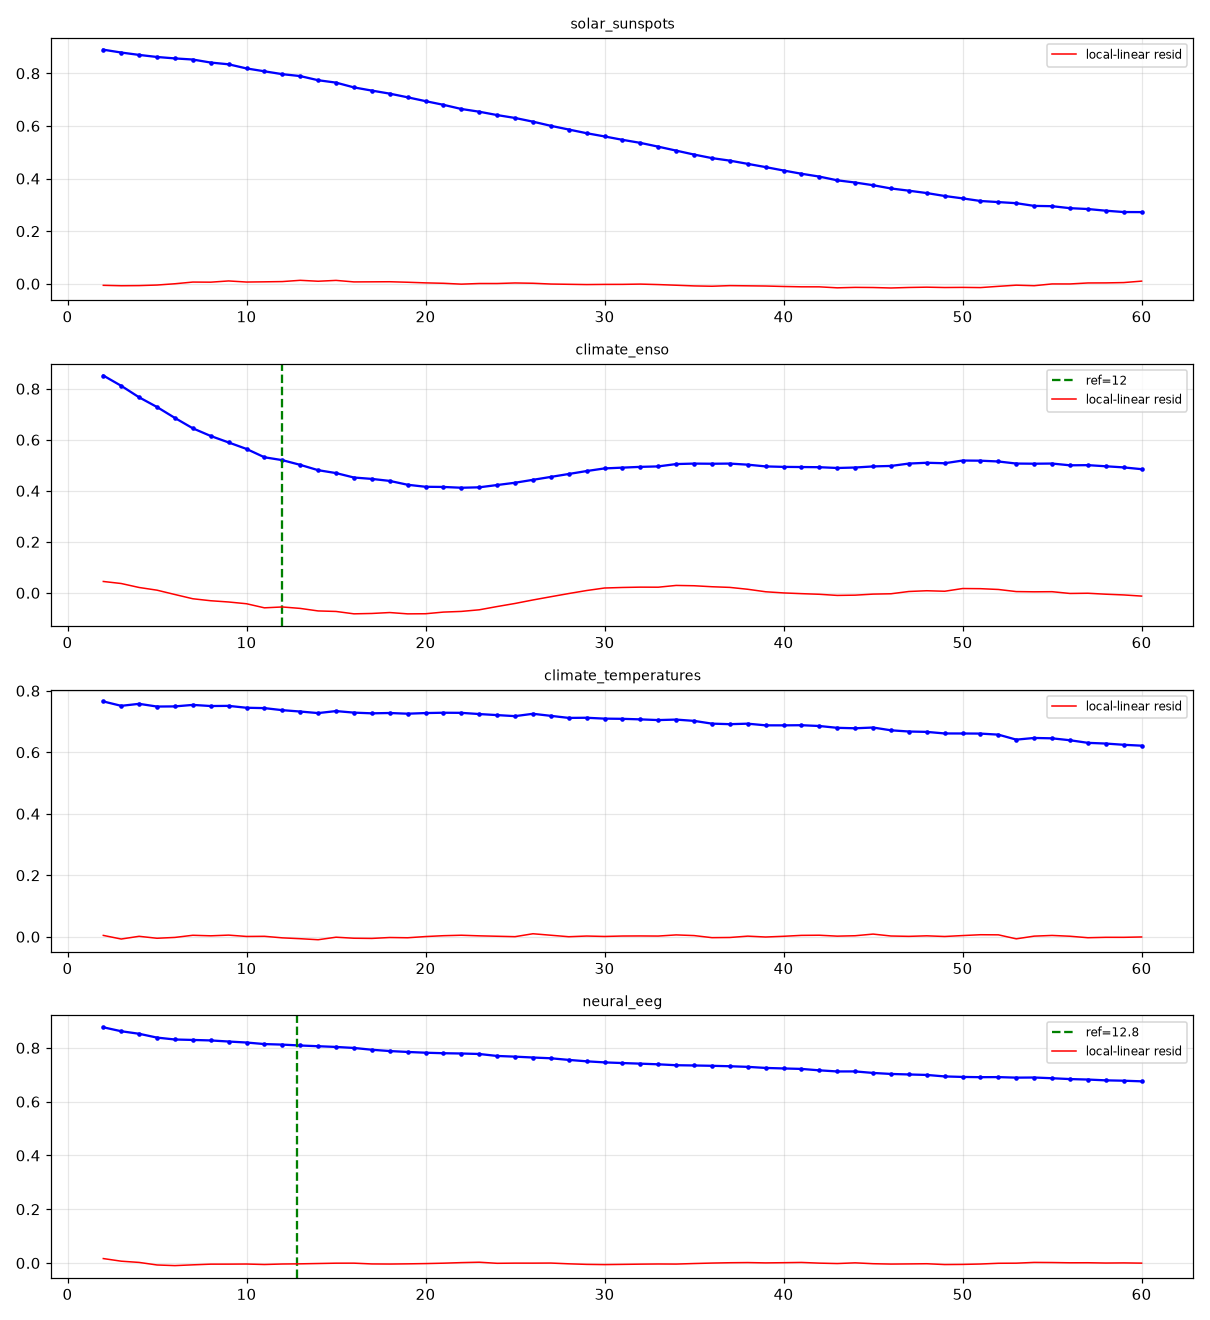

The Python source for this figure:
import numpy as np, matplotlib
matplotlib.use("Agg"); import matplotlib.pyplot as plt
from colony_lib.datasets import load_dataset

REF={"solar_sunspots":132,"climate_enso":12,"climate_temperatures":365,"neural_eeg":12.8}

def binar(s): 
    s=np.asarray(s,float); return (s>np.median(s)).astype(np.int8)

def mp(x,ms): return np.array([np.mean(x[:-m]==x[m:]) for m in ms])

print(f"{'dataset':22s} {'n':>7s} {'M_p(2)':>7s} {'M_p(11)':>7s} {'M_p(12)':>7s} {'M_p(13)':>7s} {'local-dip':>9s}")
fig,axes=plt.subplots(4,1,figsize=(11,12))
for ax,(name,ref) in zip(axes,REF.items()):
    ds=load_dataset(name); sig=np.asarray(ds.primary_signal,float)
    x=binar(sig); n=len(x)
    ms=list(range(2,61)); y=mp(x,ms)
    # local contrast at true period: y(P) vs mean of y(P-3..P-1),y(P+1..P+3)
    if ref==12.8: P=13
    else: P=int(ref) if ref<=60 else None
    row=[name, n]
    if P:
        i12=ms.index(P); i11=ms.index(P-1); i13=ms.index(P+1)
        base=np.mean([y[i11],y[i13]])
        dip=y[i12]-base
        print(f"{name:22s} {n:7d} {y[ms.index(2)]:7.3f} {y[ms.index(11)]:7.3f} {y[i12]:7.3f} {y[i13]:7.3f} {dip:+9.4f}")
    else:
        print(f"{name:22s} {n:7d} {y[ms.index(2)]:7.3f} {y[ms.index(11)]:7.3f} {'--':>7s} {y[ms.index(13)]:7.3f}")
    ax.plot(ms,y,'b.-',ms=4)
    if ref<=60: ax.axvline(ref,color='g',ls='--',lw=1.5,label=f'ref={ref}')
    # detrend: local linear over +-15
    z=np.zeros(len(y))
    for i in range(len(y)):
        lo,hi=max(0,i-15),min(len(y),i+16)
        c=np.polyfit(ms[lo:hi],y[lo:hi],1); z[i]=y[i]-np.polyval(c,ms[i])
    ax.plot(ms,z,'r-',lw=1,label='local-linear resid')
    ax.legend(fontsize=8); ax.grid(alpha=.3); ax.set_title(name,fontsize=9)
fig.tight_layout(); fig.savefig("inspect_shortlag.png",dpi=110)
print("saved inspect_shortlag.png")
